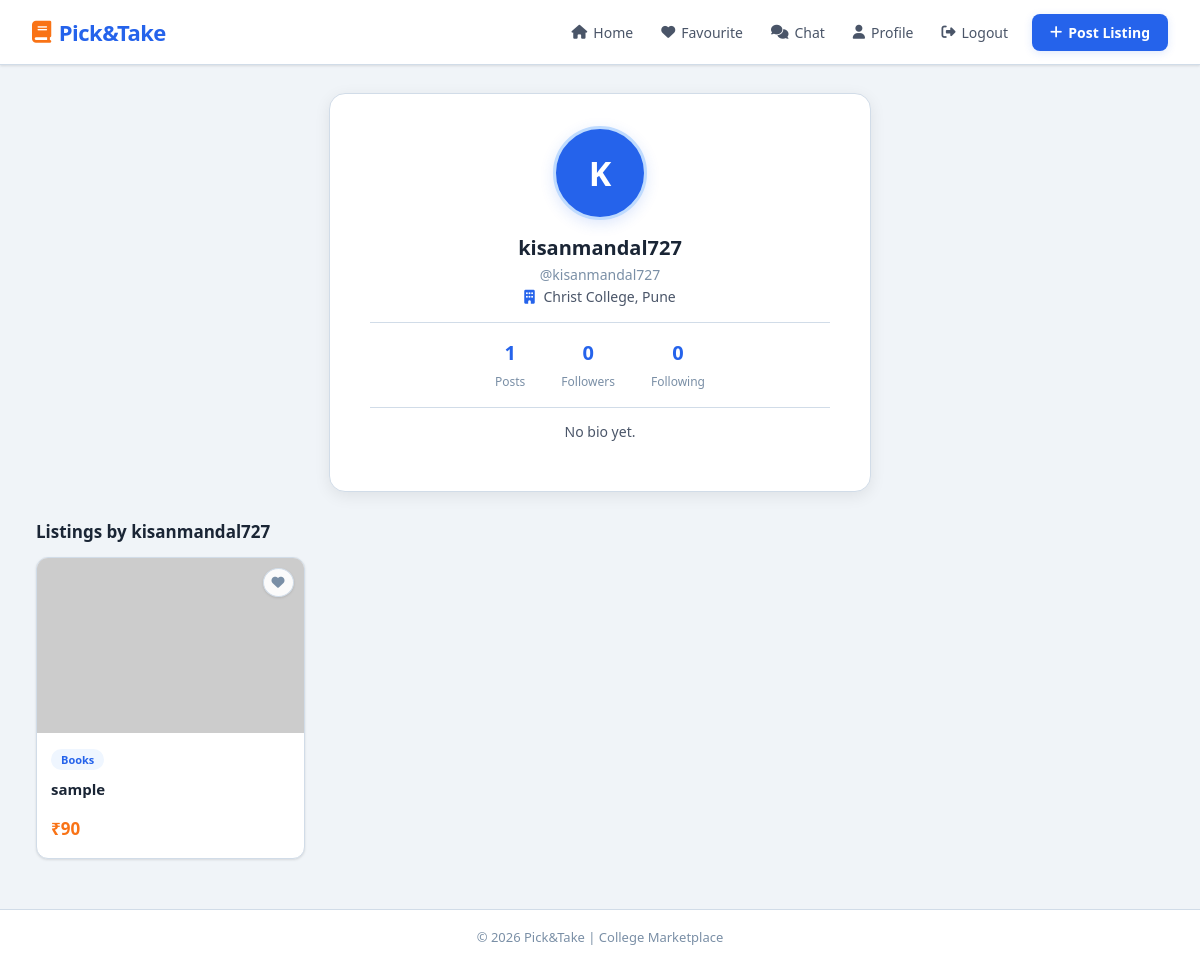
/user/kisanmandal727, run on the app's committed database.
### tables this page shows
CREATE TABLE users (
                id       INTEGER PRIMARY KEY,
                email    TEXT UNIQUE NOT NULL,
                password TEXT NOT NULL,
                name     TEXT,
                username TEXT,
                college  TEXT,
                bio      TEXT DEFAULT '',
                avatar   TEXT DEFAULT '',
                is_admin INTEGER DEFAULT 0,
                banned   INTEGER DEFAULT 0
            );

CREATE TABLE listings (
                id          TEXT PRIMARY KEY,
                title       TEXT NOT NULL,
                price       INTEGER DEFAULT 0,
                username    TEXT NOT NULL,
                image       TEXT DEFAULT '',
                category    TEXT NOT NULL,
                description TEXT DEFAULT '',
                pdf_file    TEXT DEFAULT '',
                sold        INTEGER DEFAULT 0,
                created_at  TIMESTAMP DEFAULT CURRENT_TIMESTAMP
            , downloads INTEGER DEFAULT 0);

### app.py (the view)
@app.route("/user/<username>")
def public_profile(username):
    with get_db() as conn:
        cur = conn.cursor()
        cur.execute("SELECT * FROM users WHERE name=%s OR username=%s", (username, username))
        _u = cur.fetchone()
        user = dict(_u) if _u else None
        if not user:
            flash("User not found.", "error")
            return redirect(url_for("home"))
        cur.execute("SELECT * FROM listings WHERE username=%s ORDER BY created_at DESC", (username,))
        user_listings = [dict(r) for r in cur.fetchall()]
        cur.execute("SELECT COUNT(*) AS c FROM follows WHERE following=%s", (username,))
        follower_count = cur.fetchone()["c"]
        cur.execute("SELECT COUNT(*) AS c FROM follows WHERE follower=%s", (username,))
        following_count = cur.fetchone()["c"]
        fav_ids = []
        if "email" in session:
            cur.execute("SELECT listing_id FROM favourites WHERE user_email=%s", (session["email"],))
            fav_ids = [r["listing_id"] for r in cur.fetchall()]
        is_following = False
        if "name" in session:
            cur.execute("SELECT 1 FROM follows WHERE follower=%s AND following=%s",
                        (session["name"], username))
            is_following = bool(cur.fetchone())
    return render_template("public_profile.html", user=user, user_listings=user_listings,
                           follower_count=follower_count, following_count=following_count,
                           fav_ids=fav_ids, is_following=is_following,
                           is_own=session.get("name") == username)

### app.py (called while the page is built)
def get_db():
    if USE_POSTGRES:
        conn = psycopg2.connect(
            DATABASE_URL,
            cursor_factory=psycopg2.extras.RealDictCursor
        )
        return conn
    else:
        return SQLiteConnWrapper("picktake.db")

    def execute(self, sql, params=()):
        sql = sql.replace("%s", "?")
        self._cur.execute(sql, params)

    def fetchone(self):
        row = self._cur.fetchone()
        if row is None:
            return None
        cols = [d[0] for d in self._cur.description]
        return dict(zip(cols, row))

    def fetchall(self):
        rows = self._cur.fetchall()
        if not rows:
            return []
        cols = [d[0] for d in self._cur.description]
        return [dict(zip(cols, r)) for r in rows]

    def cursor(self):
        return SQLiteCursor(self._conn)

    def __enter__(self):
        return self

    def __exit__(self, *args):
        self._conn.commit()
        self._conn.close()

### templates/public_profile.html (shortened to what this page needs)
{% extends "base.html" %}
{% block extra_css %}
  <link rel="stylesheet" href="{{ url_for('static', filename='css/profile.css') }}">
{% endblock %}
{% block content %}
<div class="profile-container">
  <div class="profile-header">
    {% if user.avatar %}
      <img src="{{ user.avatar }}" class="profile-avatar-img"
           onerror="this.style.display='none';this.nextElementSibling.style.display='flex'">
      <div class="profile-avatar" style="display:none">{{ user.name[0]|upper }}</div>
    {% else %}
      <div class="profile-avatar">{{ user.name[0]|upper }}</div>
    {% endif %}
    <h2>{{ user.name }}</h2>
    <p class="email">@{{ user.username }}</p>
    <p class="college"><i class="fa fa-building"></i> {{ user.college or '—' }}</p>
    <div class="stats">
      <div><strong>{{ user_listings|length }}</strong><span>Posts</span></div>
      <div><strong id="fcount">{{ follower_count }}</strong><span>Followers</span></div>
      <div><strong>{{ following_count }}</strong><span>Following</span></div>
    </div>
    <p class="bio">{{ user.bio or 'No bio yet.' }}</p>
  </div>
  <h3 style="color:var(--text);font-size:17px;font-weight:700;margin:24px 0 14px;">
    Listings by {{ user.name }}
  </h3>
  {% if user_listings %}
    <div class="cards-grid">
      {% for l in user_listings %}
        <div class="card" data-id="{{ l.id }}"
             onclick="location.href='{{ url_for('listing_detail', listing_id=l.id) }}'">
          <div class="card-img">
            {% if l.image %}
              <img src="{{ l.image }}" alt="{{ l.title }}"
                   onerror="this.src='https://placehold.co/300x175/eff6ff/2563eb?text=No+Image'">
            {% else %}
              <img src="https://placehold.co/300x175/eff6ff/2563eb?text=No+Image" alt="{{ l.title }}">
            {% endif %}
            <i class="fa fa-heart fav-icon {% if l.id in fav_ids %}active{% endif %}"
               onclick="event.stopPropagation()"></i>
          </div>
          <div class="card-body">
            <span class="category-tag">{{ l.category }}</span>
            <h3>{{ l.title }}</h3>
            <p class="price">₹{{ l.price }}</p>
          </div>
        </div>
      {% endfor %}
    </div>
  {% else %}
    <div class="empty-state">
      <i class="fa fa-box-open"></i>
      <p>No listings yet.</p>
    </div>
  {% endif %}
</div>
{% endblock %}

### static/css/common.css (style rules this page uses)
:root { --bg: #f0f4f8; --bg2: #e8eef5; --surface: #ffffff; --surface2: #f7fafc; --border: #d1dce8; --border2: #c0cfde; --text: #1a2535; --text2: #4a5568; --text3: #7a8fa6; --accent: #2563eb; --accent2: #1d4ed8; --accent-light: #eff6ff; --accent-glow: rgba(37,99,235,0.15); --orange: #f97316; --orange-light: #fff7ed; --green: #10b981; --green-light: #ecfdf5; --red: #ef4444; --red-light: #fef2f2; --header-h: 64px; --shadow-sm: 0 1px 3px rgba(0,0,0,0.08), 0 1px 2px rgba(0,0,0,0.04); --shadow: 0 4px 16px rgba(0,0,0,0.08); --shadow-lg: 0 10px 40px rgba(0,0,0,0.12); --radius: 12px; --radius-sm: 8px; }
html { height: 100%; margin: 0; overflow-x: hidden; }
body { display: flex; flex-direction: column; min-height: 100vh; margin: 0; overflow-x: hidden; max-width: 100vw; font-family: 'Segoe UI', system-ui, -apple-system, sans-serif; background: var(--bg); color: var(--text); }

### static/css/profile.css (style rules this page uses)
.profile-container { max-width: 1400px; margin: 0 auto; padding: 28px 36px 50px; width: 100%; box-sizing: border-box; }
.profile-header { background: var(--surface); border: 1px solid var(--border); border-radius: 16px; padding: 32px 40px; box-shadow: var(--shadow); text-align: center; max-width: 460px; margin: 0 auto 28px; }
.profile-avatar { width: 88px; height: 88px; border-radius: 50%; background: var(--accent); color: #fff; font-size: 34px; font-weight: 800; display: flex; align-items: center; justify-content: center; margin: 0 auto 14px; border: 3px solid #bfdbfe; box-shadow: 0 4px 14px var(--accent-glow); }
.profile-header h2 { color: var(--text); font-size: 20px; font-weight: 700; margin: 0 0 4px; }
.email { color: var(--text3); font-size: 14px; margin: 0 0 3px; }
.college { color: var(--text2); font-size: 14px; margin: 0 0 16px; }
.college i { color: var(--accent); margin-right: 5px; }
.stats { display: flex; justify-content: center; gap: 36px; padding: 16px 0; margin-bottom: 12px; border-top: 1px solid var(--border); border-bottom: 1px solid var(--border); }
.stats div { text-align: center; }
.stats strong { display: block; font-size: 20px; font-weight: 700; color: var(--accent); margin-bottom: 3px; }
.stats span { font-size: 12px; color: var(--text3); }
.bio { color: var(--text2); font-size: 14px; margin: 14px 0 18px; }
.cards-grid { display: grid; grid-template-columns: repeat(5, 1fr); gap: 18px; }
@media (max-width: 1200px) { .cards-grid { grid-template-columns: repeat(4,1fr); } }
.cards-grid .card { background: var(--surface); border: 1px solid var(--border); border-radius: var(--radius); overflow: hidden; box-shadow: var(--shadow-sm); cursor: pointer; transition: all 0.25s; }
.cards-grid .card-img { position: relative; overflow: hidden; }
.cards-grid .card-img img { width: 100%; height: 175px; object-fit: cover; display: block; transition: transform 0.4s; }
.cards-grid .fav-icon { position: absolute; top: 10px; right: 10px; color: var(--text3); background: rgba(255,255,255,0.92); padding: 7px 8px; border-radius: 50%; cursor: pointer; transition: all 0.2s; border: 1px solid var(--border); font-size: 13px; z-index: 10; line-height: 1; box-shadow: var(--shadow-sm); }
.cards-grid .card-body { padding: 14px; }
.cards-grid .category-tag { font-size: 11px; background: var(--accent-light); color: var(--accent); padding: 3px 10px; border-radius: 12px; display: inline-block; font-weight: 600; }
.cards-grid .card-body h3 { font-size: 15px; margin: 10px 0 5px; color: var(--text); font-weight: 600; line-height: 1.3; }
.cards-grid .price { color: var(--orange); font-weight: 700; font-size: 17px; display: block; margin-bottom: 4px; }

### data on the page
users: name "K", name "kisanmandal727", username "kisanmandal727", college "Christ College, Pune", bio "No bio yet."
listings: category "Books", title "sample", price "90"

### other printed values
{{ user_listings|length }} "1"
{{ follower_count }} "0"
{{ following_count }} "0"
